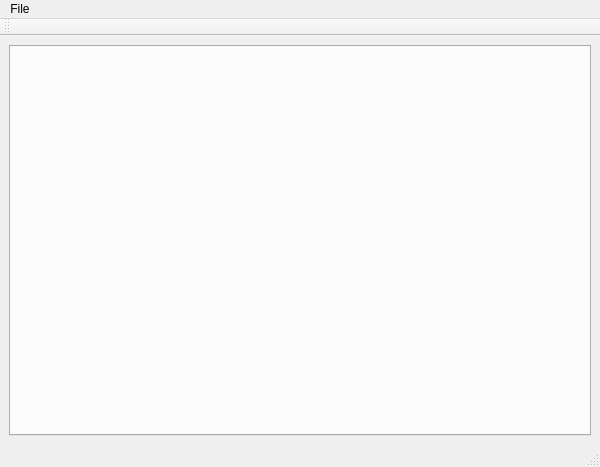
<?xml version="1.0" encoding="UTF-8"?>
<ui version="4.0">
 <class>MainWindow</class>
 <widget class="QMainWindow" name="MainWindow">
  <property name="geometry">
   <rect>
    <x>0</x>
    <y>0</y>
    <width>600</width>
    <height>467</height>
   </rect>
  </property>
  <property name="windowTitle">
   <string>MainWindow</string>
  </property>
  <widget class="QWidget" name="centralwidget">
   <layout class="QHBoxLayout" name="horizontalLayout">
    <item>
     <widget class="QTabWidget" name="tabWidget"/>
    </item>
   </layout>
  </widget>
  <widget class="QMenuBar" name="menubar">
   <property name="geometry">
    <rect>
     <x>0</x>
     <y>0</y>
     <width>600</width>
     <height>22</height>
    </rect>
   </property>
   <widget class="QMenu" name="menuFile">
    <property name="toolTip">
     <string>File Menu ToolTip</string>
    </property>
    <property name="statusTip">
     <string>File Menu Status Tip</string>
    </property>
    <property name="whatsThis">
     <string>File Menu Whats This</string>
    </property>
    <property name="title">
     <string>File</string>
    </property>
   </widget>
   <addaction name="menuFile"/>
  </widget>
  <widget class="QStatusBar" name="statusbar"/>
  <widget class="QToolBar" name="toolBar">
   <property name="windowTitle">
    <string>toolBar</string>
   </property>
   <attribute name="toolBarArea">
    <enum>TopToolBarArea</enum>
   </attribute>
   <attribute name="toolBarBreak">
    <bool>false</bool>
   </attribute>
  </widget>
 </widget>
 <resources/>
 <connections/>
</ui>
